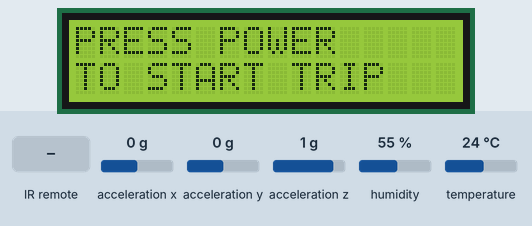
The sketch below on a simulated Arduino Uno, built with avr-gcc and run on an emulated ATmega328P. Parts: 16×2 character LCD. The test bench sets the inputs (shaded band); at power-on: acceleration x 0 g, acceleration y 0 g, acceleration z 1 g, humidity 55 %, temperature 24 °C. What the sketch prints to the serial monitor is not drawn.

Above: at 1.2 s.
1.3 s: infrared code 0xFFA25D received
At 2.1 s:
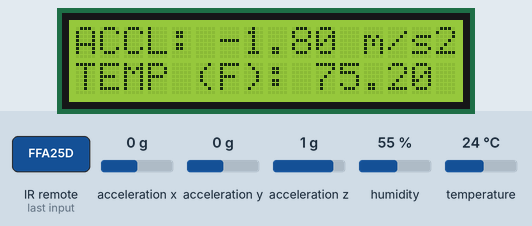
4.3 s: acceleration x set to -1.4 g
At 5.3 s:
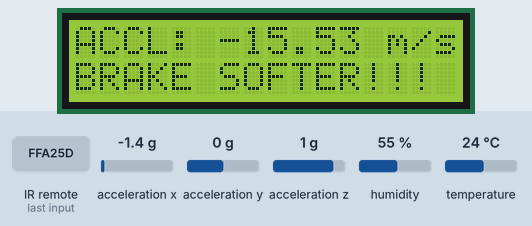
7.3 s: acceleration x set to 0.8 g
At 8.5 s:
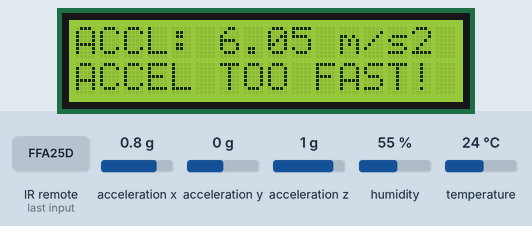
10.3 s: infrared code 0xFFA25D received
At 12.3 s:
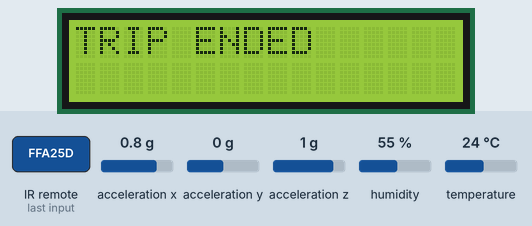
Timing chart, 0 to 13.8 s (numbered marks = the images above; inputs shaded):
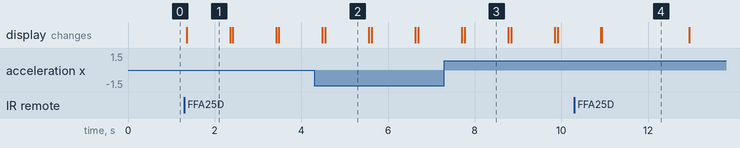

The sketch:

eco_car_assistant.ino
```cpp
#include <Wire.h>
#include <Adafruit_Sensor.h>
#include <Adafruit_ADXL345_U.h>
#include <LCD_I2C.h>
#include <IRremote.h>
#include <dht.h>

// Initialize I2C Address with LCD
LCD_I2C lcd(0x27);
Adafruit_ADXL345_Unified accel = Adafruit_ADXL345_Unified(12345);

// Initialize Variables
const int receivePin = 11;
IRrecv irrecv(receivePin);
decode_results results;

bool power_on = false;
bool toggle_temp = true;

dht DHT;
const int DHT11_PIN = 7;

int high_accel_count = 0;
int hard_brake_count = 0;

int toggle_seconds = 0;

void setup() {
  Serial.begin(9600);
  irrecv.enableIRIn();
  irrecv.blink13(true);

  // Initialize the accelerometer
  if (!accel.begin()) {
    Serial.println("No ADXL345 detected");
    while (1);
  }
  // Set the range to +-16G
  accel.setRange(ADXL345_RANGE_16_G);
  Serial.println("ADXL345 initialized");

  // Setup Screen for LCD
  lcd.begin();
  lcd.backlight();
  lcd.print("PRESS POWER");
  lcd.setCursor(0, 1);
  lcd.print("TO START TRIP");

}

void loop() {

  // Begin Loop if Power Input from Remote Detected
  if (irrecv.decode(&results)) {
    Serial.println(results.value, HEX);
    if (power_on == false && results.value == 0xFFA25D) {
      lcd.clear();
      power_on = true;
    }
    // End Trip Screen
    else if (power_on == true && results.value == 0xFFA25D) {
      lcd.clear();
      power_on = false;
      lcd.print("TRIP ENDED");
      delay(2000);
      lcd.clear();
      lcd.print("HIGH ACCEL: ");
      lcd.print(high_accel_count);
      lcd.setCursor(0, 1);
      lcd.print("HARD BRAKE: ");
      lcd.print(hard_brake_count);
      delay(5000);
      setup();
    }
    irrecv.resume();
  }

  if (power_on) {

      // Get a new sensor event
      sensors_event_t event;
      accel.getEvent(&event);

      double x_calibrated = (event.acceleration.x - 1.80);

      // Acceleration Threshold
      double accel_threshold = 3.0;
      double brake_threshold = -3.0;

      // Display the acceleration values
      Serial.print("X: ");
      Serial.print(x_calibrated);
      Serial.print(" m/s^2, ");

      // Print on LCD display
      lcd.print("ACCL: ");
      lcd.print(x_calibrated);
      lcd.print(" m/s2");

      readTemp();

      // Alert if acceleration over threshold
      if (x_calibrated > accel_threshold) {
        lcd.setCursor(0,1);
        lcd.print("ACCEL TOO FAST!");
        high_accel_count++;
      }
      else if (x_calibrated < brake_threshold) {
        lcd.setCursor(0,1);
        lcd.print("BRAKE SOFTER!!!");
        hard_brake_count++;
      }

    delay(1000);
    lcd.clear();
  }
}

void readTemp() {
  unsigned temp_input_c = DHT.read11(DHT11_PIN);
    double temp_f = (DHT.temperature * 9/5) + 32;

    Serial.print(temp_f);
    Serial.print("ºF");

// Display Temp
    if (toggle_temp == true) {

      lcd.setCursor(0, 1);
      lcd.print("TEMP (F): ");
      lcd.print(temp_f);
    }

// Decide temperature function
    else {

      if (temp_f > 85) {
        lcd.setCursor(0,1);
        lcd.print("OPEN WINDOW");
      }
      else if (temp_f > 78) {
        lcd.setCursor(0,1);
        lcd.print("SET AC TEMP LOW");
      }
      else if (temp_f < 70) {
        lcd.setCursor(0,1);
        lcd.print("SET TEMP TO 78");
      }
      else {
        lcd.setCursor(0,1);
        lcd.print("AC TEMP OPTIMAL");
      }
    }
}
```

Measured:
- after the input at 1.3 s, the display: changes after 0.06 s (image 1)
- after the input at 7.3 s, the display: first differs from a run without the input after 0.47 s (image 3)
- after the input at 10.3 s, the display: first differs from a run without the input after 0.63 s (image 4)
- what the display in image 1 shows lasts 1.0 s, from 1.4 s to 2.4 s
